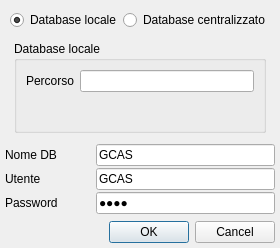
<?xml version="1.0" encoding="UTF-8"?>
<ui version="4.0">
 <class>DBParamDlg</class>
 <widget class="QDialog" name="DBParamDlg">
  <property name="geometry">
   <rect>
    <x>0</x>
    <y>0</y>
    <width>258</width>
    <height>239</height>
   </rect>
  </property>
  <property name="windowTitle">
   <string>Parametri Database</string>
  </property>
  <layout class="QVBoxLayout" name="verticalLayout">
   <property name="spacing">
    <number>2</number>
   </property>
   <property name="leftMargin">
    <number>5</number>
   </property>
   <property name="topMargin">
    <number>5</number>
   </property>
   <property name="rightMargin">
    <number>5</number>
   </property>
   <property name="bottomMargin">
    <number>5</number>
   </property>
   <item>
    <layout class="QHBoxLayout" name="horizontalLayout">
     <property name="leftMargin">
      <number>5</number>
     </property>
     <property name="topMargin">
      <number>5</number>
     </property>
     <property name="rightMargin">
      <number>5</number>
     </property>
     <item>
      <widget class="QRadioButton" name="dbLocaleFlg">
       <property name="text">
        <string>Database locale</string>
       </property>
       <property name="checked">
        <bool>true</bool>
       </property>
      </widget>
     </item>
     <item>
      <widget class="QRadioButton" name="dbReteFlg">
       <property name="text">
        <string>Database centralizzato</string>
       </property>
      </widget>
     </item>
    </layout>
   </item>
   <item>
    <widget class="QStackedWidget" name="dbStackedWidget">
     <property name="currentIndex">
      <number>0</number>
     </property>
     <widget class="QWidget" name="dbLocale">
      <layout class="QVBoxLayout" name="verticalLayout_2">
       <item>
        <widget class="QGroupBox" name="groupBox">
         <property name="title">
          <string>Database locale</string>
         </property>
         <layout class="QHBoxLayout" name="horizontalLayout_2">
          <item>
           <layout class="QFormLayout" name="formLayout">
            <item row="0" column="0">
             <widget class="QLabel" name="label">
              <property name="text">
               <string>Percorso</string>
              </property>
             </widget>
            </item>
            <item row="0" column="1">
             <widget class="QLineEdit" name="dbLocalePathTxt">
              <property name="enabled">
               <bool>true</bool>
              </property>
              <property name="readOnly">
               <bool>true</bool>
              </property>
             </widget>
            </item>
           </layout>
          </item>
         </layout>
        </widget>
       </item>
      </layout>
     </widget>
     <widget class="QWidget" name="dbRete">
      <layout class="QVBoxLayout" name="verticalLayout_3">
       <item>
        <widget class="QGroupBox" name="groupBox_2">
         <property name="title">
          <string>Database centralizzato</string>
         </property>
         <layout class="QVBoxLayout" name="verticalLayout_4">
          <item>
           <layout class="QGridLayout" name="gridLayout_2">
            <item row="0" column="0">
             <widget class="QLabel" name="label_2">
              <property name="text">
               <string>Server</string>
              </property>
             </widget>
            </item>
            <item row="0" column="1" colspan="2">
             <widget class="QLineEdit" name="dbServerTxt"/>
            </item>
            <item row="1" column="0">
             <widget class="QLabel" name="label_3">
              <property name="text">
               <string>Porta</string>
              </property>
             </widget>
            </item>
            <item row="1" column="1">
             <widget class="QSpinBox" name="dbPortaTxt">
              <property name="alignment">
               <set>Qt::AlignRight|Qt::AlignTrailing|Qt::AlignVCenter</set>
              </property>
              <property name="minimum">
               <number>1024</number>
              </property>
              <property name="maximum">
               <number>65535</number>
              </property>
              <property name="value">
               <number>3050</number>
              </property>
             </widget>
            </item>
            <item row="1" column="2">
             <spacer name="horizontalSpacer">
              <property name="orientation">
               <enum>Qt::Horizontal</enum>
              </property>
              <property name="sizeHint" stdset="0">
               <size>
                <width>40</width>
                <height>20</height>
               </size>
              </property>
             </spacer>
            </item>
           </layout>
          </item>
         </layout>
        </widget>
       </item>
      </layout>
     </widget>
    </widget>
   </item>
   <item>
    <layout class="QGridLayout" name="gridLayout">
     <property name="bottomMargin">
      <number>5</number>
     </property>
     <item row="1" column="1" colspan="2">
      <widget class="QLineEdit" name="dbUtenteTxt">
       <property name="text">
        <string>GCAS</string>
       </property>
       <property name="maxLength">
        <number>256</number>
       </property>
      </widget>
     </item>
     <item row="1" column="0">
      <widget class="QLabel" name="label_5">
       <property name="text">
        <string>Utente</string>
       </property>
      </widget>
     </item>
     <item row="2" column="1" colspan="2">
      <widget class="QLineEdit" name="dbPasswordTxt">
       <property name="text">
        <string>gcas</string>
       </property>
       <property name="maxLength">
        <number>256</number>
       </property>
       <property name="echoMode">
        <enum>QLineEdit::Password</enum>
       </property>
      </widget>
     </item>
     <item row="0" column="0">
      <widget class="QLabel" name="label_4">
       <property name="text">
        <string>Nome DB</string>
       </property>
      </widget>
     </item>
     <item row="2" column="0">
      <widget class="QLabel" name="label_6">
       <property name="text">
        <string>Password</string>
       </property>
      </widget>
     </item>
     <item row="0" column="1" colspan="2">
      <widget class="QLineEdit" name="dbNomeTxt">
       <property name="text">
        <string>GCAS</string>
       </property>
       <property name="maxLength">
        <number>256</number>
       </property>
       <property name="readOnly">
        <bool>true</bool>
       </property>
      </widget>
     </item>
    </layout>
   </item>
   <item>
    <widget class="QDialogButtonBox" name="buttonBox">
     <property name="orientation">
      <enum>Qt::Horizontal</enum>
     </property>
     <property name="standardButtons">
      <set>QDialogButtonBox::Cancel|QDialogButtonBox::Ok</set>
     </property>
    </widget>
   </item>
  </layout>
 </widget>
 <resources/>
 <connections>
  <connection>
   <sender>buttonBox</sender>
   <signal>accepted()</signal>
   <receiver>DBParamDlg</receiver>
   <slot>accept()</slot>
   <hints>
    <hint type="sourcelabel">
     <x>227</x>
     <y>282</y>
    </hint>
    <hint type="destinationlabel">
     <x>157</x>
     <y>274</y>
    </hint>
   </hints>
  </connection>
  <connection>
   <sender>buttonBox</sender>
   <signal>rejected()</signal>
   <receiver>DBParamDlg</receiver>
   <slot>reject()</slot>
   <hints>
    <hint type="sourcelabel">
     <x>295</x>
     <y>288</y>
    </hint>
    <hint type="destinationlabel">
     <x>286</x>
     <y>274</y>
    </hint>
   </hints>
  </connection>
 </connections>
</ui>
